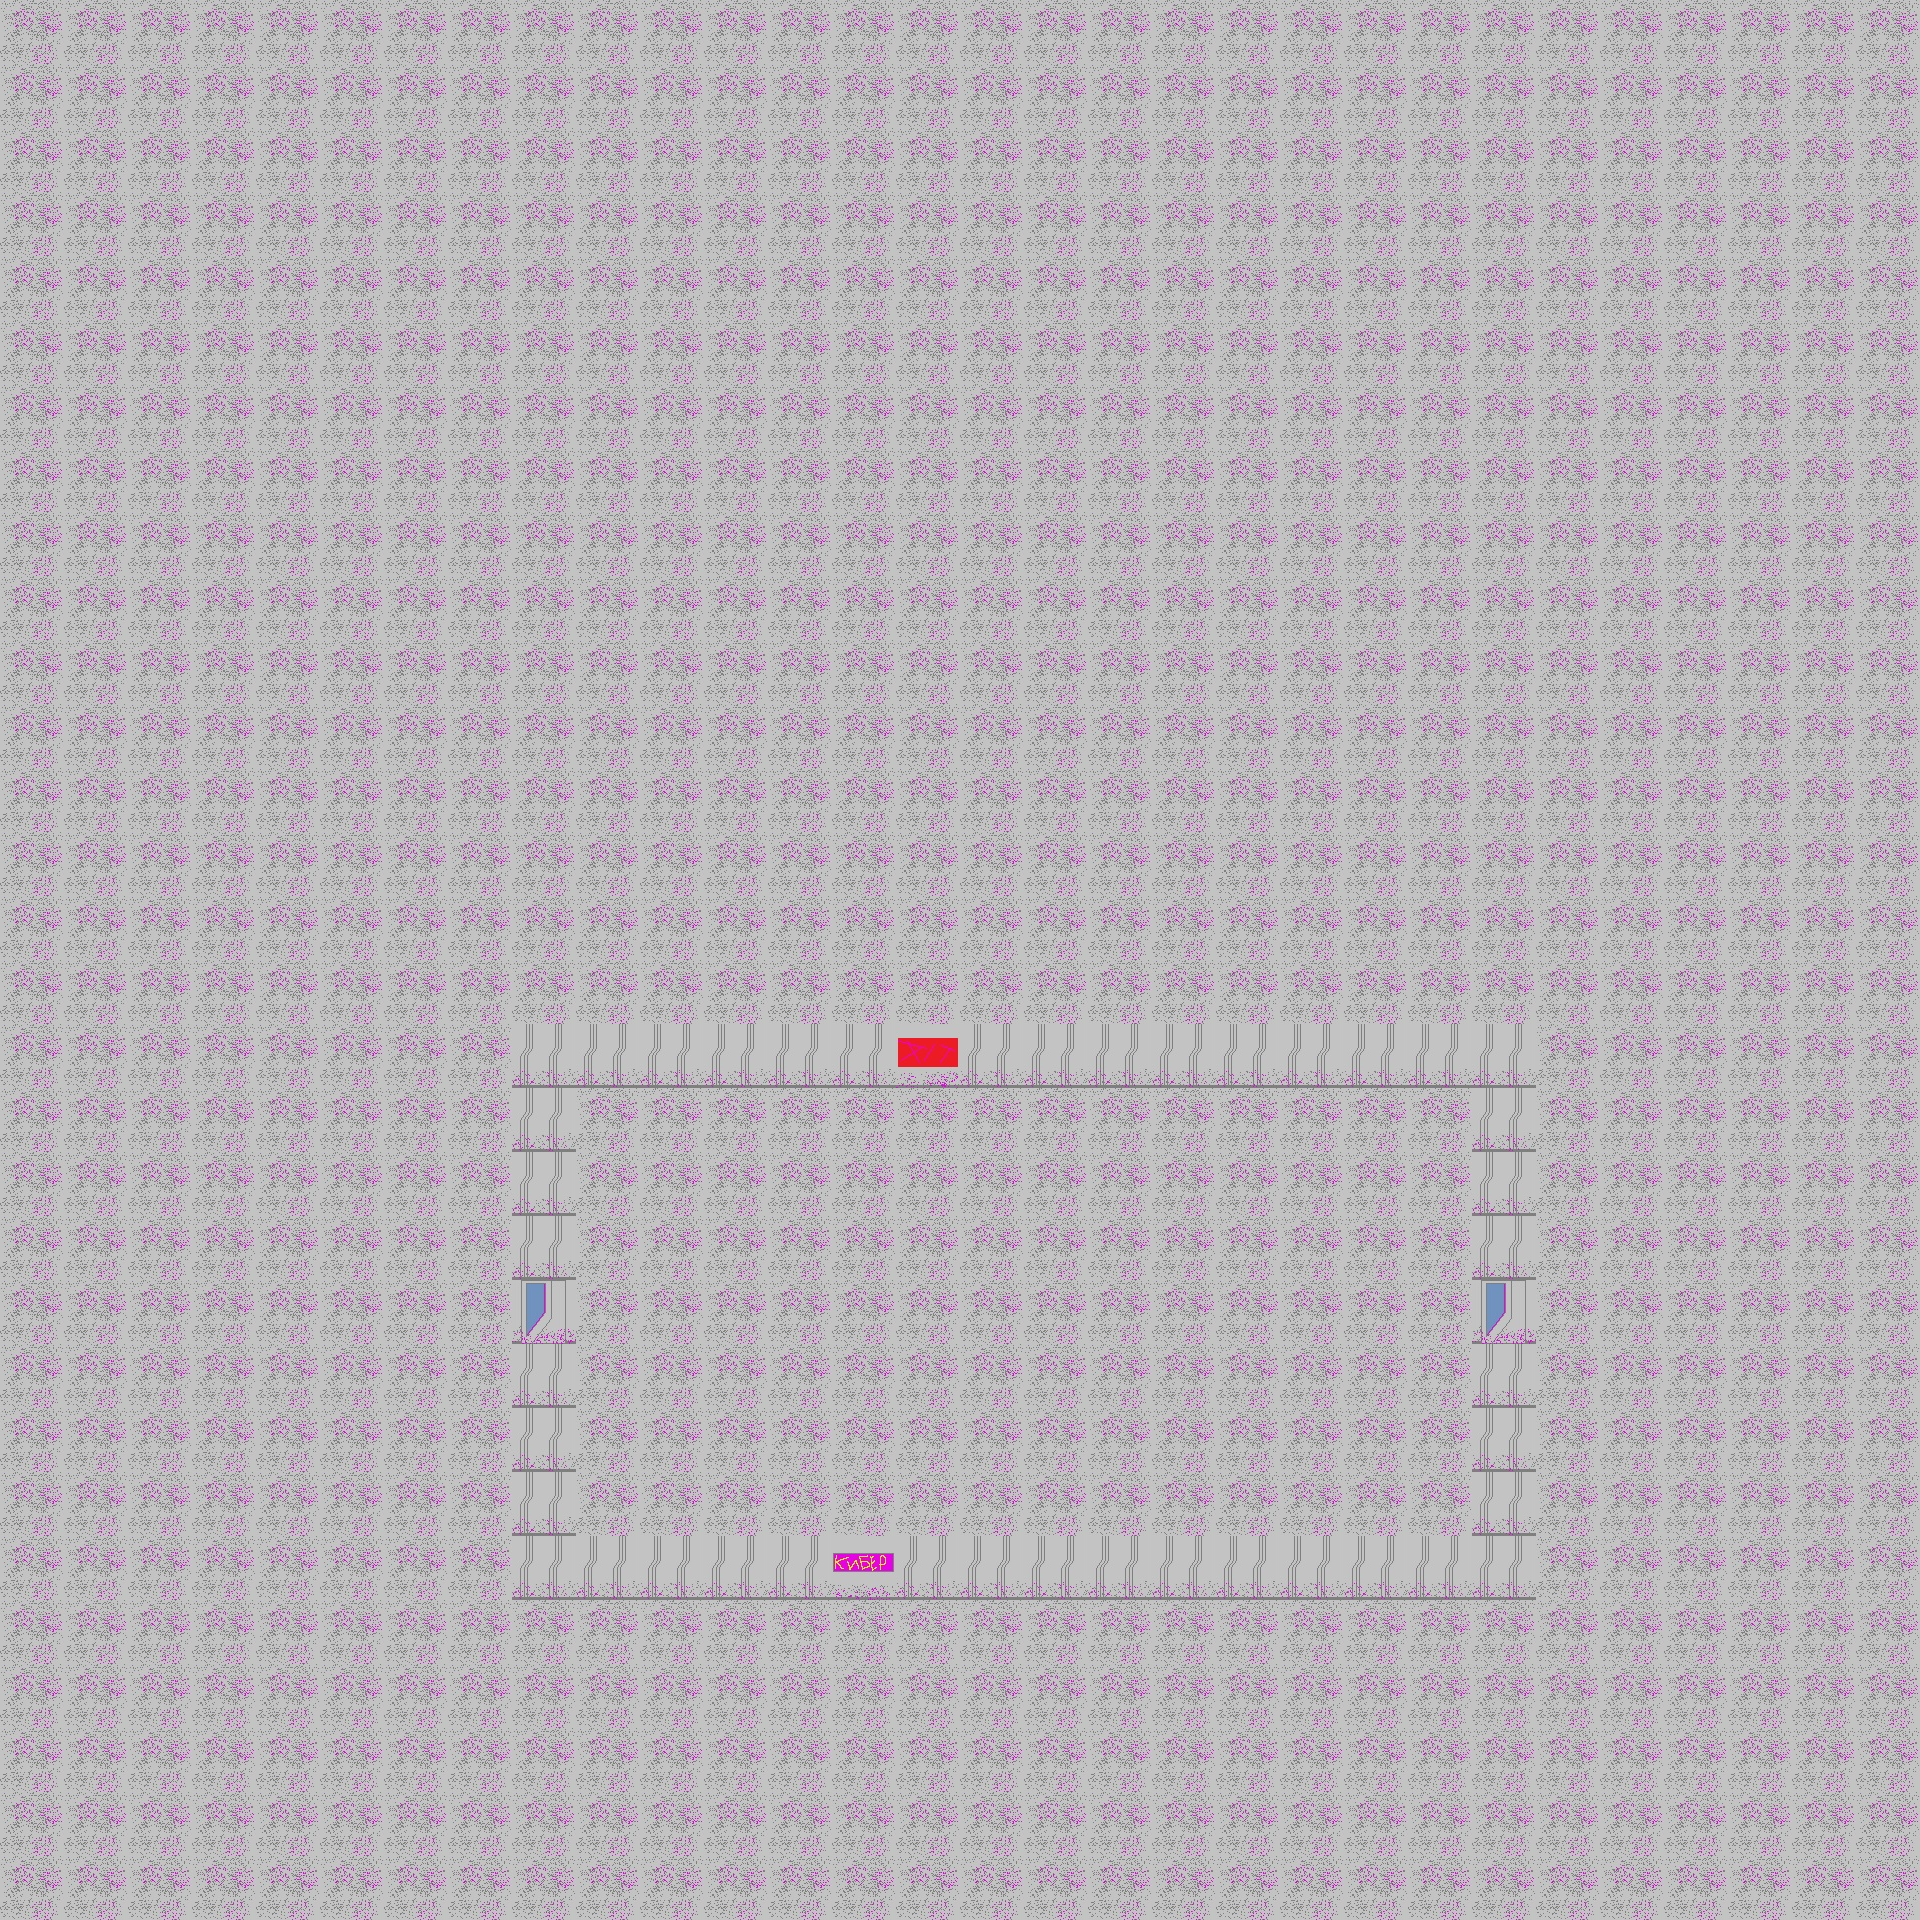

Rendered tile map (Tiled .tmx) drawn with the repository's tilesets; below, a short description and the full map source, tile grids included:
An orthogonal 30x30 tile map with 64x64 px tiles, 3 tile layers (floor, walls, Слой тайлов 3) and 8 objects.

<map version="1.5" tiledversion="1.5.0" orientation="orthogonal" renderorder="right-down" width="30" height="30" tilewidth="64" tileheight="64" infinite="0" nextlayerid="6" nextobjectid="36">
 <tileset firstgid="1" source="tiled2.tsx" />
 <layer id="1" name="floor" width="30" height="30" locked="1">
  <data encoding="csv">
7,7,7,7,7,7,7,7,7,7,7,7,7,7,7,7,7,7,7,7,7,7,7,7,7,7,7,7,7,7,
7,7,7,7,7,7,7,7,7,7,7,7,7,7,7,7,7,7,7,7,7,7,7,7,7,7,7,7,7,7,
7,7,7,7,7,7,7,7,7,7,7,7,7,7,7,7,7,7,7,7,7,7,7,7,7,7,7,7,7,7,
7,7,7,7,7,7,7,7,7,7,7,7,7,7,7,7,7,7,7,7,7,7,7,7,7,7,7,7,7,7,
7,7,7,7,7,7,7,7,7,7,7,7,7,7,7,7,7,7,7,7,7,7,7,7,7,7,7,7,7,7,
7,7,7,7,7,7,7,7,7,7,7,7,7,7,7,7,7,7,7,7,7,7,7,7,7,7,7,7,7,7,
7,7,7,7,7,7,7,7,7,7,7,7,7,7,7,7,7,7,7,7,7,7,7,7,7,7,7,7,7,7,
7,7,7,7,7,7,7,7,7,7,7,7,7,7,7,7,7,7,7,7,7,7,7,7,7,7,7,7,7,7,
7,7,7,7,7,7,7,7,7,7,7,7,7,7,7,7,7,7,7,7,7,7,7,7,7,7,7,7,7,7,
7,7,7,7,7,7,7,7,7,7,7,7,7,7,7,7,7,7,7,7,7,7,7,7,7,7,7,7,7,7,
7,7,7,7,7,7,7,7,7,7,7,7,7,7,7,7,7,7,7,7,7,7,7,7,7,7,7,7,7,7,
7,7,7,7,7,7,7,7,7,7,7,7,7,7,7,7,7,7,7,7,7,7,7,7,7,7,7,7,7,7,
7,7,7,7,7,7,7,7,7,7,7,7,7,7,7,7,7,7,7,7,7,7,7,7,7,7,7,7,7,7,
7,7,7,7,7,7,7,7,7,7,7,7,7,7,7,7,7,7,7,7,7,7,7,7,7,7,7,7,7,7,
7,7,7,7,7,7,7,7,7,7,7,7,7,7,7,7,7,7,7,7,7,7,7,7,7,7,7,7,7,7,
7,7,7,7,7,7,7,7,7,7,7,7,7,7,7,7,7,7,7,7,7,7,7,7,7,7,7,7,7,7,
7,7,7,7,7,7,7,7,7,7,7,7,7,7,7,7,7,7,7,7,7,7,7,7,7,7,7,7,7,7,
7,7,7,7,7,7,7,7,7,7,7,7,7,7,7,7,7,7,7,7,7,7,7,7,7,7,7,7,7,7,
7,7,7,7,7,7,7,7,7,7,7,7,7,7,7,7,7,7,7,7,7,7,7,7,7,7,7,7,7,7,
7,7,7,7,7,7,7,7,7,7,7,7,7,7,7,7,7,7,7,7,7,7,7,7,7,7,7,7,7,7,
7,7,7,7,7,7,7,7,7,7,7,7,7,7,7,7,7,7,7,7,7,7,7,7,7,7,7,7,7,7,
7,7,7,7,7,7,7,7,7,7,7,7,7,7,7,7,7,7,7,7,7,7,7,7,7,7,7,7,7,7,
7,7,7,7,7,7,7,7,7,7,7,7,7,7,7,7,7,7,7,7,7,7,7,7,7,7,7,7,7,7,
7,7,7,7,7,7,7,7,7,7,7,7,7,7,7,7,7,7,7,7,7,7,7,7,7,7,7,7,7,7,
7,7,7,7,7,7,7,7,7,7,7,7,7,7,7,7,7,7,7,7,7,7,7,7,7,7,7,7,7,7,
7,7,7,7,7,7,7,7,7,7,7,7,7,7,7,7,7,7,7,7,7,7,7,7,7,7,7,7,7,7,
7,7,7,7,7,7,7,7,7,7,7,7,7,7,7,7,7,7,7,7,7,7,7,7,7,7,7,7,7,7,
7,7,7,7,7,7,7,7,7,7,7,7,7,7,7,7,7,7,7,7,7,7,7,7,7,7,7,7,7,7,
7,7,7,7,7,7,7,7,7,7,7,7,7,7,7,7,7,7,7,7,7,7,7,7,7,7,7,7,7,7,
7,7,7,7,7,7,7,7,7,7,7,7,7,7,7,7,7,7,7,7,7,7,7,7,7,7,7,7,7,7
</data>
 </layer>
 <objectgroup id="2" name="walls">
  <object id="16" x="513.333" y="1021.33" width="1023.03" height="66.5455" />
  <object id="22" x="512" y="1084" width="66" height="514" />
  <object id="24" x="580" y="1538" width="958" height="58" />
  <object id="26" x="1466" y="1092" width="72" height="450" />
  <object id="27" x="1574" y="2070" />
 </objectgroup>
 <layer id="3" name="walls" width="30" height="30">
  <data encoding="csv">
0,0,0,0,0,0,0,0,0,0,0,0,0,0,0,0,0,0,0,0,0,0,0,0,0,0,0,0,0,0,
0,0,0,0,0,0,0,0,0,0,0,0,0,0,0,0,0,0,0,0,0,0,0,0,0,0,0,0,0,0,
0,0,0,0,0,0,0,0,0,0,0,0,0,0,0,0,0,0,0,0,0,0,0,0,0,0,0,0,0,0,
0,0,0,0,0,0,0,0,0,0,0,0,0,0,0,0,0,0,0,0,0,0,0,0,0,0,0,0,0,0,
0,0,0,0,0,0,0,0,0,0,0,0,0,0,0,0,0,0,0,0,0,0,0,0,0,0,0,0,0,0,
0,0,0,0,0,0,0,0,0,0,0,0,0,0,0,0,0,0,0,0,0,0,0,0,0,0,0,0,0,0,
0,0,0,0,0,0,0,0,0,0,0,0,0,0,0,0,0,0,0,0,0,0,0,0,0,0,0,0,0,0,
0,0,0,0,0,0,0,0,0,0,0,0,0,0,0,0,0,0,0,0,0,0,0,0,0,0,0,0,0,0,
0,0,0,0,0,0,0,0,0,0,0,0,0,0,0,0,0,0,0,0,0,0,0,0,0,0,0,0,0,0,
0,0,0,0,0,0,0,0,0,0,0,0,0,0,0,0,0,0,0,0,0,0,0,0,0,0,0,0,0,0,
0,0,0,0,0,0,0,0,0,0,0,0,0,0,0,0,0,0,0,0,0,0,0,0,0,0,0,0,0,0,
0,0,0,0,0,0,0,0,0,0,0,0,0,0,0,0,0,0,0,0,0,0,0,0,0,0,0,0,0,0,
0,0,0,0,0,0,0,0,0,0,0,0,0,0,0,0,0,0,0,0,0,0,0,0,0,0,0,0,0,0,
0,0,0,0,0,0,0,0,0,0,0,0,0,0,0,0,0,0,0,0,0,0,0,0,0,0,0,0,0,0,
0,0,0,0,0,0,0,0,0,0,0,0,0,0,0,0,0,0,0,0,0,0,0,0,0,0,0,0,0,0,
0,0,0,0,0,0,0,0,0,0,0,0,0,0,0,0,0,0,0,0,0,0,0,0,0,0,0,0,0,0,
0,0,0,0,0,0,0,0,6,6,6,6,6,6,5,6,6,6,6,6,6,6,6,6,0,0,0,0,0,0,
0,0,0,0,0,0,0,0,6,0,0,0,0,0,0,0,0,0,0,0,0,0,0,6,0,0,0,0,0,0,
0,0,0,0,0,0,0,0,6,0,0,0,0,0,0,0,0,0,0,0,0,0,0,6,0,0,0,0,0,0,
0,0,0,0,0,0,0,0,6,0,0,0,0,0,0,0,0,0,0,0,0,0,0,6,0,0,0,0,0,0,
0,0,0,0,0,0,0,0,0,0,0,0,0,0,0,0,0,0,0,0,0,0,0,0,0,0,0,0,0,0,
0,0,0,0,0,0,0,0,6,0,0,0,0,0,0,0,0,0,0,0,0,0,0,6,0,0,0,0,0,0,
0,0,0,0,0,0,0,0,6,0,0,0,0,0,0,0,0,0,0,0,0,0,0,6,0,0,0,0,0,0,
0,0,0,0,0,0,0,0,6,0,0,0,0,0,0,0,0,0,0,0,0,0,0,6,0,0,0,0,0,0,
0,0,0,0,0,0,0,0,6,6,6,6,6,1,6,6,6,6,6,6,6,6,6,6,0,0,0,0,0,0,
0,0,0,0,0,0,0,0,0,0,0,0,0,0,0,0,0,0,0,0,0,0,0,0,0,0,0,0,0,0,
0,0,0,0,0,0,0,0,0,0,0,0,0,0,0,0,0,0,0,0,0,0,0,0,0,0,0,0,0,0,
0,0,0,0,0,0,0,0,0,0,0,0,0,0,0,0,0,0,0,0,0,0,0,0,0,0,0,0,0,0,
0,0,0,0,0,0,0,0,0,0,0,0,0,0,0,0,0,0,0,0,0,0,0,0,0,0,0,0,0,0,
0,0,0,0,0,0,0,0,0,0,0,0,0,0,0,0,0,0,0,0,0,0,0,0,0,0,0,0,0,0
</data>
 </layer>
 <objectgroup id="4" name="doors">
  <object id="29" x="514.667" y="1282.67" width="61.3333" height="60" />
  <object id="30" x="1468" y="1280" width="69.3333" height="66.6667" />
  <object id="32" x="1469.33" y="1278.67" width="68" height="68" />
 </objectgroup>
 <layer id="5" name="Слой тайлов 3" width="30" height="30">
  <data encoding="csv">
0,0,0,0,0,0,0,0,0,0,0,0,0,0,0,0,0,0,0,0,0,0,0,0,0,0,0,0,0,0,
0,0,0,0,0,0,0,0,0,0,0,0,0,0,0,0,0,0,0,0,0,0,0,0,0,0,0,0,0,0,
0,0,0,0,0,0,0,0,0,0,0,0,0,0,0,0,0,0,0,0,0,0,0,0,0,0,0,0,0,0,
0,0,0,0,0,0,0,0,0,0,0,0,0,0,0,0,0,0,0,0,0,0,0,0,0,0,0,0,0,0,
0,0,0,0,0,0,0,0,0,0,0,0,0,0,0,0,0,0,0,0,0,0,0,0,0,0,0,0,0,0,
0,0,0,0,0,0,0,0,0,0,0,0,0,0,0,0,0,0,0,0,0,0,0,0,0,0,0,0,0,0,
0,0,0,0,0,0,0,0,0,0,0,0,0,0,0,0,0,0,0,0,0,0,0,0,0,0,0,0,0,0,
0,0,0,0,0,0,0,0,0,0,0,0,0,0,0,0,0,0,0,0,0,0,0,0,0,0,0,0,0,0,
0,0,0,0,0,0,0,0,0,0,0,0,0,0,0,0,0,0,0,0,0,0,0,0,0,0,0,0,0,0,
0,0,0,0,0,0,0,0,0,0,0,0,0,0,0,0,0,0,0,0,0,0,0,0,0,0,0,0,0,0,
0,0,0,0,0,0,0,0,0,0,0,0,0,0,0,0,0,0,0,0,0,0,0,0,0,0,0,0,0,0,
0,0,0,0,0,0,0,0,0,0,0,0,0,0,0,0,0,0,0,0,0,0,0,0,0,0,0,0,0,0,
0,0,0,0,0,0,0,0,0,0,0,0,0,0,0,0,0,0,0,0,0,0,0,0,0,0,0,0,0,0,
0,0,0,0,0,0,0,0,0,0,0,0,0,0,0,0,0,0,0,0,0,0,0,0,0,0,0,0,0,0,
0,0,0,0,0,0,0,0,0,0,0,0,0,0,0,0,0,0,0,0,0,0,0,0,0,0,0,0,0,0,
0,0,0,0,0,0,0,0,0,0,0,0,0,0,0,0,0,0,0,0,0,0,0,0,0,0,0,0,0,0,
0,0,0,0,0,0,0,0,0,0,0,0,0,0,0,0,0,0,0,0,0,0,0,0,0,0,0,0,0,0,
0,0,0,0,0,0,0,0,0,0,0,0,0,0,0,0,0,0,0,0,0,0,0,0,0,0,0,0,0,0,
0,0,0,0,0,0,0,0,0,0,0,0,0,0,0,0,0,0,0,0,0,0,0,0,0,0,0,0,0,0,
0,0,0,0,0,0,0,0,0,0,0,0,0,0,0,0,0,0,0,0,0,0,0,0,0,0,0,0,0,0,
0,0,0,0,0,0,0,0,2,0,0,0,0,0,0,0,0,0,0,0,0,0,0,2,0,0,0,0,0,0,
0,0,0,0,0,0,0,0,0,0,0,0,0,0,0,0,0,0,0,0,0,0,0,0,0,0,0,0,0,0,
0,0,0,0,0,0,0,0,0,0,0,0,0,0,0,0,0,0,0,0,0,0,0,0,0,0,0,0,0,0,
0,0,0,0,0,0,0,0,0,0,0,0,0,0,0,0,0,0,0,0,0,0,0,0,0,0,0,0,0,0,
0,0,0,0,0,0,0,0,0,0,0,0,0,0,0,0,0,0,0,0,0,0,0,0,0,0,0,0,0,0,
0,0,0,0,0,0,0,0,0,0,0,0,0,0,0,0,0,0,0,0,0,0,0,0,0,0,0,0,0,0,
0,0,0,0,0,0,0,0,0,0,0,0,0,0,0,0,0,0,0,0,0,0,0,0,0,0,0,0,0,0,
0,0,0,0,0,0,0,0,0,0,0,0,0,0,0,0,0,0,0,0,0,0,0,0,0,0,0,0,0,0,
0,0,0,0,0,0,0,0,0,0,0,0,0,0,0,0,0,0,0,0,0,0,0,0,0,0,0,0,0,0,
0,0,0,0,0,0,0,0,0,0,0,0,0,0,0,0,0,0,0,0,0,0,0,0,0,0,0,0,0,0
</data>
 </layer>
</map>
